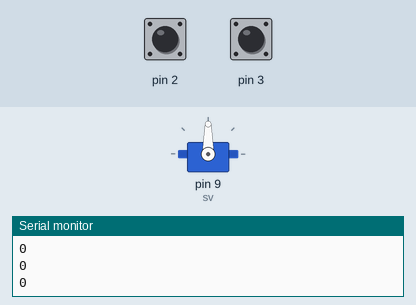
This sketch was run on a simulated Arduino Uno, built with avr-gcc and run on an emulated ATmega328P. Shown: servo, the last lines printed to the serial monitor. Inputs (shaded band) come from the test bench; at power-on: pin 2 HIGH, pin 3 HIGH.

Above: at 1.2 s.
1.3 s: pin 2 pulled LOW for 0.15 s
At 2.9 s:
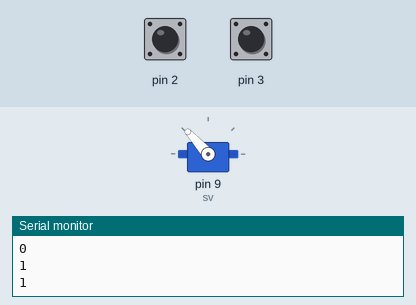
4.4 s: pin 2 pulled LOW for 1 s
At 8.3 s:
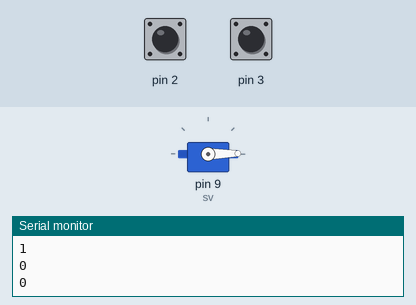
8.4 s: pin 2 pulled LOW for 3.2 s
At 17.88 s:
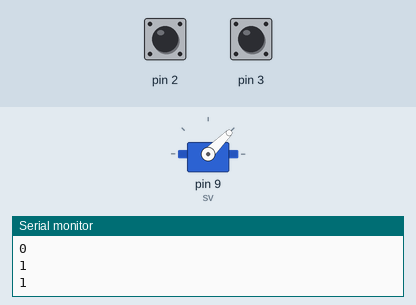
Timing chart, 0 to 19.9 s (numbered marks = the images above; inputs shaded):
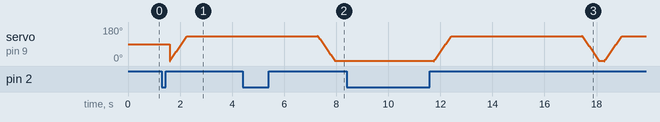

The sketch:

Gat_nuoc_interrupt.ino
```cpp
#include <Servo.h>

Servo sv;
int btn1 = 2;
int btn2 = 3;
int btnStatus1 = 0, btnStatus2 = 0;
int stt = 0;
void updateState1()
{
  if(stt == 0)
  {
    stt = 1;
    delay(200);
  }
  else
  {
    stt = 0;
    delay(200);
  }
  Serial.println(stt);
}
void updateState2()
{
  if(stt != 0)
  {
    stt += 1;
    if(stt >3)
    {
      stt = 1;
    }
    delay(200);
  }
  Serial.println(stt);
}

void setup() {
  // put your setup code here, to run once:
  pinMode(2, INPUT_PULLUP);
  attachInterrupt(0, updateState1, RISING);
  pinMode(3, INPUT_PULLUP);
  attachInterrupt(1, updateState2, RISING);
  sv.attach(9);
  Serial.begin(9600);
}
void turnTo(int angle)
{
  int pos = 0;
  for(pos = 0; pos < angle; pos += 2)
  {                                  // mỗi bước của vòng lặp tăng 1 độ
    sv.write(pos);              // xuất tọa độ ra cho servo
    delay(10);                       // đợi 10 ms cho servo quay đến góc đó rồi tới bước tiếp theo
  }
}

void turnBack(int angle)
{
  int pos = 0;
  for(pos = angle; pos>=1; pos-=2 )
  {
    sv.write(pos);              // xuất tọa độ ra cho servo
    delay(10);                       // đợi 15 ms cho servo quay đến góc đó rồi tới bước tiếp theo
  }
}
void loop() {
  // put your main code here, to run repeatedly:
  Serial.println(stt);
  if(stt == 1)
  {
    //sv.write(133);
    turnTo(133);
    delay(5000);
    turnBack(133);
    //sv.write(0);
  }
  else if (stt == 2)
  {
    //sv.write(133);
    turnTo(133);
    delay(3000);
    turnBack(133);
    //sv.write(0);
  }
  else if (stt == 3)
  {
    //sv.write(133);
    turnTo(133);
    delay(1000);
    turnBack(133);
    //sv.write(0);
  }
  delay(200);
}
```
